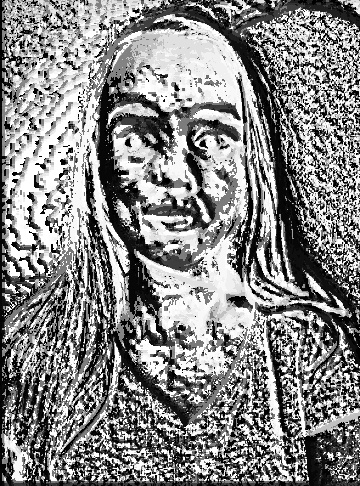
#> input picture arcfelismero/images/22.jpg, 360 x 486 px, given in place of 1.jpg, which was not available
$ python Lbph.py   (Python 2 division)
#> lines starting #> are read from the running program, lines starting #| are printed output that depends on the picture; after the words box and inside, x2 and y2 are one past the last pixel; in counts of white or black regions, pixels touching at a corner belong together; pictures that were not available may be replaced by others from this repository, and a replacement may not be noted
import cv2
import os
import numpy as np
import matplotlib.pyplot as plt
from tkinter import filedialog
import argparse
import imutils

from skimage import feature

image_dir = 'C:\\Users\\renat\\Desktop\\Allamvizsaga\\Allamvizsga\\arcfelismero\\images'
test_image_dir ='C:\\Users\\renat\\Desktop\\Allamvizsaga\\Allamvizsga\\arcfelismero\\testImages'

haarcascade_frontalface = cv2.CascadeClassifier('cascades/haarcascade_frontalface_default.xml')

# [12 lines left out: function detect_face, not called in this run]

label_map = dict()
def setLabelNames():
    training_images_dirs= os.listdir(image_dir)

        # fajlok bejárása
    for i, dir_name in enumerate(training_images_dirs):
        # nevek bealitasa
        label= dir_name
        label_map[label]=i
setLabelNames()

detected_faces=[]
faces_labels=[]
LBPHFace_recognizer= cv2.face.LBPHFaceRecognizer_create()

# [79 lines left out: functions train, lbph, not called in this run]

# construct the figure
plt.style.use("ggplot")
(fig, ax) = plt.subplots()
fig.suptitle("Local Binary Patterns")
plt.ylabel("% of Pixels")
plt.xlabel("LBP pixel bucket")

# plot a histogram of the LBP features and show it
def resizeImage(image):
    (h, w) = image.shape[:2]

    width = 360  #  This "width" is the width of the resize`ed image
    # calculate the ratio of the width and construct the
    # dimensions
    ratio = width / float(w)
    dim = (width, int(h * ratio))
    resized = cv2.resize(image, dim, interpolation=cv2.INTER_AREA)
    #resized = cv2.resize(image, dim, interpolation=cv2.INTER_CUBIC)
    return resized

# 1 load the image
imagepath = "C:\\Users\\renat\\Desktop\\Allamvizsaga\\Allamvizsga\\arcfelismero\\images\\Reni\\1.jpg"
# , double it in size, and grab the cell size
image = cv2.imread(imagepath)
#> image is the input picture: shape (486, 360, 3); min 0, max 255, mean 134.9
#image = imutils.resize(image, width=image.shape[1] * 2, inter=cv2.INTER_CUBIC)

# 2 resize the image
image = resizeImage(image)
(h, w) = image.shape[:2]
#> h = 486; w = 360
#cellSize = 16 * 2
cellSize = h/10
#> cellSize = 48

# 3 convert the image to grayscale and show it
gray = cv2.cvtColor(image, cv2.COLOR_BGR2GRAY)
cv2.imshow("Image", gray)
cv2.waitKey(0)

# displaying default to make cool image
features = feature.local_binary_pattern(gray, 10, 5, method="default") # method="uniform")
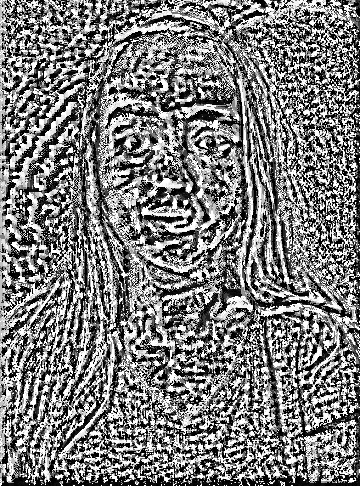
#> features: shape (486, 360) float64; min 0, max 1023, mean 503.4; drawn with min black and max white
cv2.imshow("LBP", features.astype("uint8"))
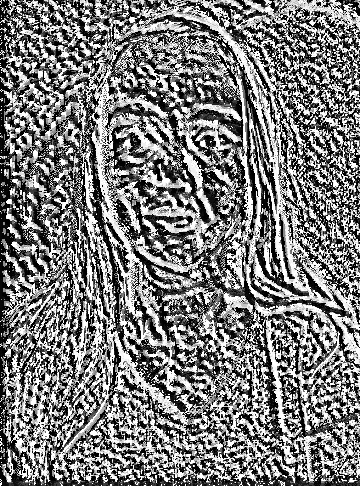
#> window 'LBP': shape (486, 360); min 0, max 255, mean 124
cv2.waitKey(0)

# Save figure of lbp_image
cv2.imwrite("C:\\Users\\renat\\Desktop\\Allamvizsaga\\Allamvizsga\\arcfelismero\\images\\1.jpg", features.astype("uint8"))

ax.hist(features.ravel(), density=True, bins=20, range=(0, 256))
ax.set_xlim([0, 256])
ax.set_ylim([0, 0.030])
# save figure
fig.savefig('C:\\Users\\renat\\Desktop\\Allamvizsaga\\Allamvizsga\\arcfelismero\\images\\test1')   # save the figure to file
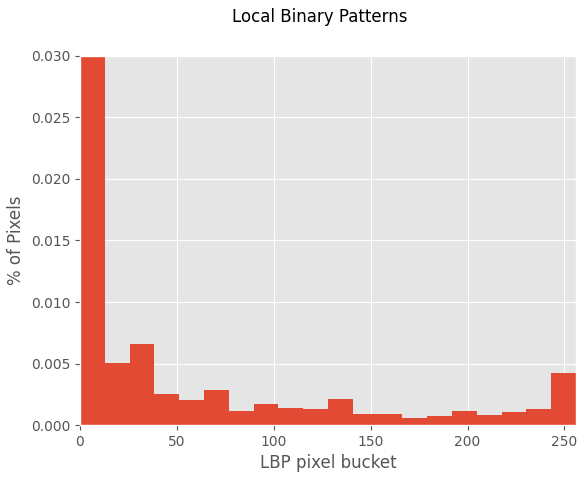
#> figure drawn by matplotlib, 1 panel; tallest bar 0.0395 high, from x = -8.88e-16 to 12.8
plt.show()

cv2.destroyAllWindows()


# create the 3D grayscale image --> so that I can make color squares for figures to the thesis
# This does not change the histograms created.
stacked = np.dstack([gray]* 3)

# Divide the image into 100 pieces
(h, w) = stacked.shape[:2]
cellSizeYdir = h / 10
#> cellSizeYdir = 48
cellSizeXdir = w / 10
#> cellSizeXdir = 36

# Draw the box around area
# loop over the x-axis of the image
for x in xrange(0, w, cellSizeXdir):
    # draw a line from the current x-coordinate to the bottom of
    # the image

    cv2.line(stacked, (x, 0), (x, h), (0, 255, 0), 1)
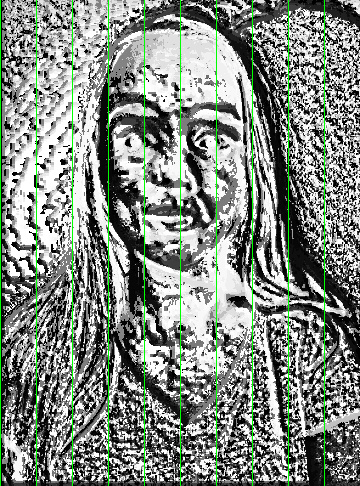
#> stacked: shape (486, 360, 3); 2.78% of pixels changed, all inside (x1, y1, x2, y2) = (0, 0, 325, 486); drawn as B, G, R
    #
# loop over the y-axis of the image
for y in xrange(0, h, cellSizeYdir):
    # draw a line from the current y-coordinate to the right of
    # the image
    cv2.line(stacked, (0, y), (w, y), (0, 255, 0), 1)
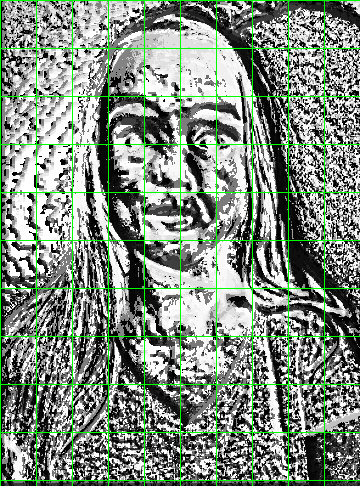
#> stacked: shape (486, 360, 3); 2.2% of pixels changed, all inside (x1, y1, x2, y2) = (1, 0, 360, 481); drawn as B, G, R

# draw a line at the bottom and far-right of the image
cv2.line(stacked, (0, h - 1), (w, h - 1), (0, 255, 0), 1)
cv2.line(stacked, (w - 1, 0), (w - 1, h - 1), (0, 255, 0), 1)
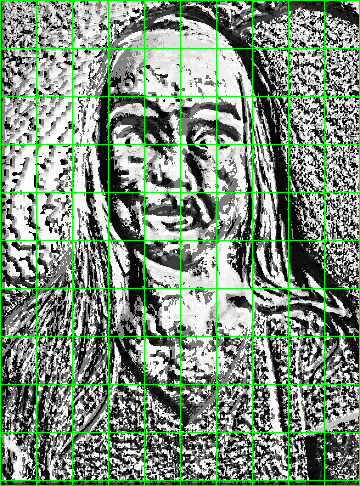
#> stacked: shape (486, 360, 3); mean of channels 0, 1, 2 128.1, 142, 128.1; drawn as B, G, R
